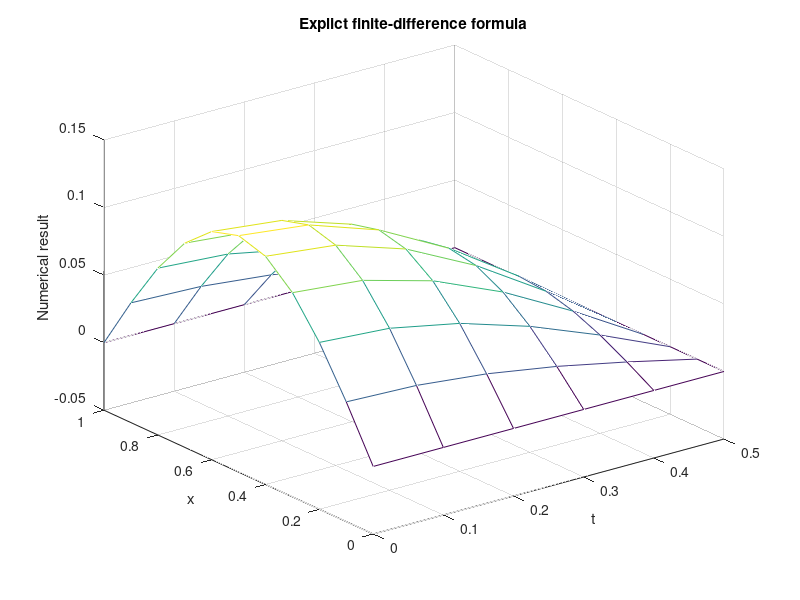
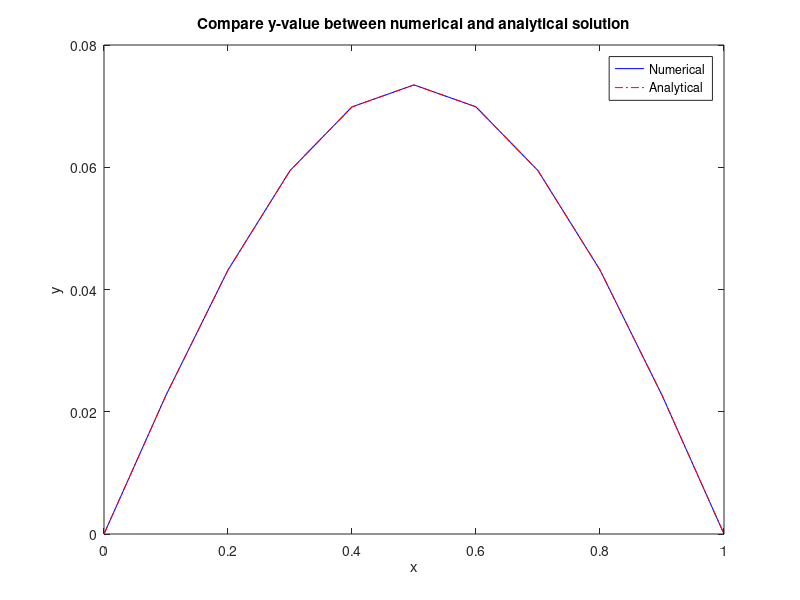
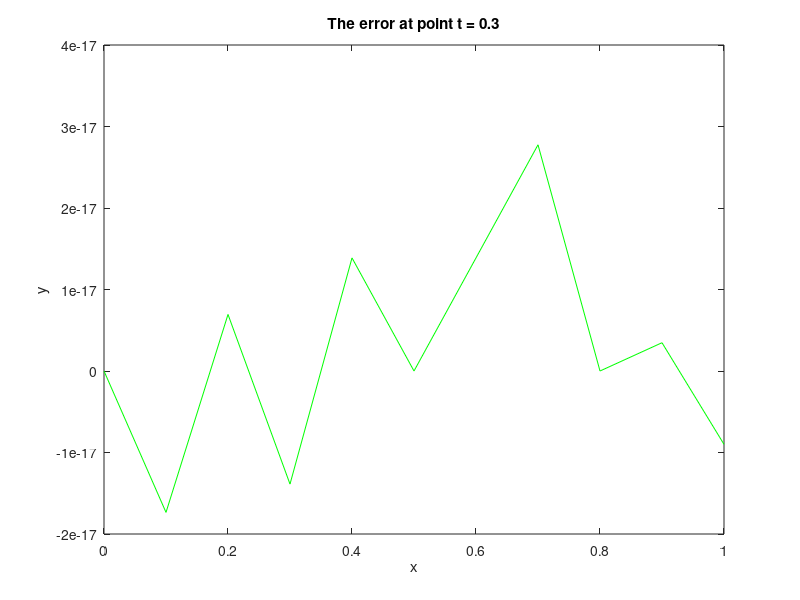

Source code (MATLAB) for these figures, in order:
%%%%%%%%%%%%%%%%%%%%%%%%%%%%%%%%%%%%%%%%%%%%%%%%%%%%%%%%%%%%%%%%%%%%%%%%
%%% COMS 7300 Project 6                                              %%%
%%%                                                                  %%%
%%% Target:                                                          %%%
%%%       Use the explict finite-difference formula                  %%%
%%%%%%%%%%%%%%%%%%%%%%%%%%%%%%%%%%%%%%%%%%%%%%%%%%%%%%%%%%%%%%%%%%%%%%%%
clear;
clc;

% Initial number


xmin = 0;
dx = 0.1;
xmax = 1;

tmin = 0;
dt = 0.1;
tmax = 0.5;

x = xmin:dx:xmax; 
t = tmin:dt:tmax; 

M = length(t); % size of t
N = length(x); % size of x
u = zeros(N,M);

u(:,1) = 1/8*sin(pi*x);
h = dx;
k = dt;
r = k/h;

% Numerical solution
for j = 1:M-1
    if j == 1
        for i = 2:N-1
            u(i,j+1) = 1/2*(u(i-1,j)+u(i+1,j));
        end
    else
        for i = 2:N-1
            u(i,j+1) = r^2*u(i-1,j) + 2*(1-r^2)*u(i,j) + r^2*u(i+1,j) - u(i,j-1);
        end
    end
end

% print the output
fprintf('   x =      0       0.1       0.2       0.3       0.4       0.5\n');
fprintf('----------------------------------------------------------------\n');
for k = 2:M
    fprintf('t = %.1f | %.4f    %.4f    %.4f    %.4f    %.4f    %.4f\n',0.1*k,u(1,k),u(2,k),u(3,k),u(4,k),u(5,k),u(6,k));
end

% Analytical solution
U = zeros(N,M);
for j = 1:N
    for i = 1:M
        U(j,i) = 1/8*sin(pi*x(j))*cos(pi*t(i));
    end
end


[T,X] = meshgrid(t,x);
mesh(T,X,u);
xlabel('t');
ylabel('x');
zlabel('Numerical result');
title('Explict finite-difference formula');

figure

% plot the error at t=0.3
plot(x,u(:,4),'b-');
hold on
plot(x,U(:,4),'r-.');
xlabel('x');
ylabel('y');
title('Compare y-value between numerical and analytical solution');
legend('Numerical','Analytical');
figure
plot(x,u(:,4)-U(:,4),'g-');
xlabel('x');
ylabel('y');
title('The error at point t = 0.3');
        
